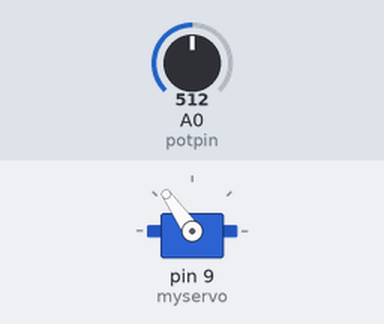
Simulated run of this sketch. Board: Arduino Uno, built with avr-gcc and run on an emulated ATmega328P. Parts: servo. Inputs (shaded band) come from the test bench; at power-on: A0 (potpin) = 512.

Above: at 1.2 s.
1.3 s: A0 (potpin) set to 80
At 1.68 s:
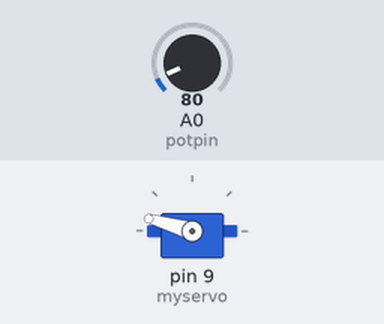
4.3 s: A0 (potpin) set to 70
At 4.3 s:
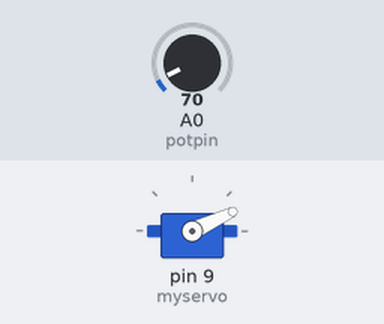
5.8 s: A0 (potpin) set to 716
At 6.56 s:
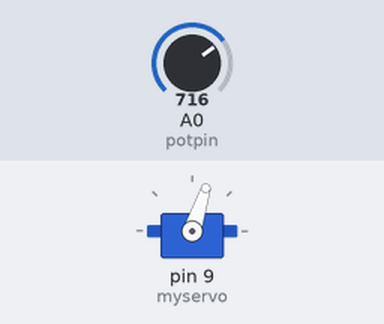
Timing chart, 0 to 14.8 s (numbered marks = the images above; inputs shaded):
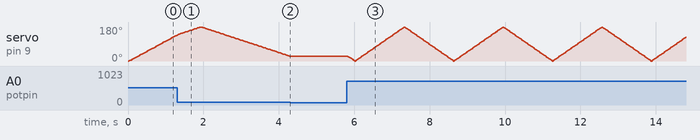

Measured:
- the behaviour switches between 74 and 73 on A0 (potpin) (found by bisection; images 1 and 2)
- after the input at 4.3 s, servo on pin 9 (myservo): stops changing and stays 25°
- by itself, servo on pin 9 (myservo): rises from 137° to 180° in 0.60 s, then falls to 25° in 2.4 s

The sketch:

2c.ino
```cpp
#include <Servo.h>

Servo myservo;

int potpin = 0;
int val;
int pos;
int del;

int currDel = 16;

void setup()
{
  myservo.attach(9);
}

void loop()
{
  for (pos = 0; pos <= 180; pos += 1) {
    val = analogRead(potpin);
    del = map(val, 0, 1023, 16, 2);

    if (currDel < del) currDel++;
    else if (currDel > del) currDel--;

    if (currDel != 16) {
      myservo.write(pos);
      delay(currDel);
    } else {
      pos--;
      delay(5);
    }
  }

  for (pos = 180; pos >= 0; pos -= 1) {
    val = analogRead(potpin);
    del = map(val, 0, 1023, 16, 2);

    if (currDel < del) currDel++;
    else if (currDel > del) currDel--;

    if (currDel != 16) {
      myservo.write(pos);
      delay(currDel);
    } else {
      pos++;
      delay(5);
    }
  }
}
```
